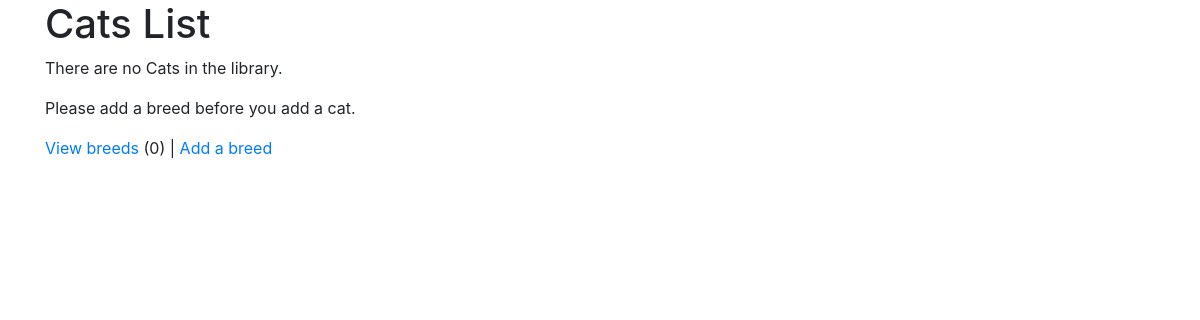
The page /cats/ (signed in) on the database as committed earlier.
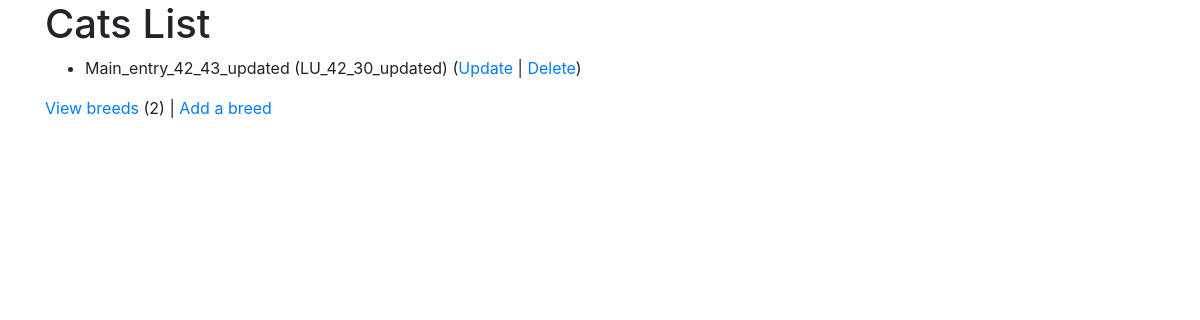
The same page on the database as committed later.
### cats/models.py (models this page shows, shortened)
class Cats(models.Model):
    nickname = models.CharField(max_length=30)
    weight = models.PositiveIntegerField()
    foods = models.CharField(max_length = 100)
    breed = models.ForeignKey('Breeds', on_delete=models.CASCADE)

class Breeds(models.Model):
    name = models.CharField(
        max_length = 50,
        help_text = 'Enter a cat breed name',
        validators = [MinLengthValidator(2,"Enter name with more than 2 Characters")]
        )
    def __str__(self):
        return self.name

### cats/views.py (the view)
# urls.py: path('', views.CatsView.as_view(), name='cats_list'),
class CatsView(LoginRequiredMixin, ListView):
    model = Cats
    def get_context_data(self, **kwargs):
        bc = Breeds.objects.all().count()
        context = super().get_context_data(**kwargs)
        context['bc'] = bc
        return context

### cats/templates/cats/cats_list.html (shortened to what this page needs)
{% extends 'crud/base.html' %}
{% block content%}
    <h1>Cats List</h1>
    {% for cat in object_list %}
        <ul>
            <li>{{ cat.nickname }} ({{cat.breed}}) (<a href="{% url 'cats_update' cat.id %}">Update</a> | <a href="{% url 'cats_delete' cat.id %}">Delete</a>)</li>
        </ul>
    {% empty %}
        <p>There are no Cats in the library.</p>
        {% if not bc%}
            <p>Please add a breed before you add a cat.</p>
        {% else %}
            <p><a href="{% url 'cats_create' %}">Add a cat</a></p>
        {% endif %}
    {% endfor %}
    <p><a href="{% url 'breeds_list' %}">View breeds</a> ({{bc}}) | <a href="{% url 'breeds_create' %}">Add a breed</a></p>
{% endblock %}

### crud/templates/crud/base.html (shortened to what this page needs)
<!DOCTYPE html>
<html>
    <head>
        <link rel="stylesheet"
          href="https://maxcdn.bootstrapcdn.com/bootstrap/4.0.0/css/bootstrap.min.css"
>
        <link rel="stylesheet" href="https://use.fontawesome.com/releases/v5.8.1/css/all.css">
        <link rel="stylesheet" href="https://use.fontawesome.com/releases/v5.8.1/css/v4-shims.css">
    </head>
    <body>
        <div class="container">
            {% block content %}
            {% endblock %}
        </div>
    </body>
</html>

Rows that differ between the two databases and show on the page:
added Cats: nickname "Main_entry_42_43_updated", breed "LU_42_30_updated"
Other text that changed with them:
{{ bc }}: "0" → "2"
text no longer shown: "There are no Cats in the library. Please add a breed before you add a cat."
